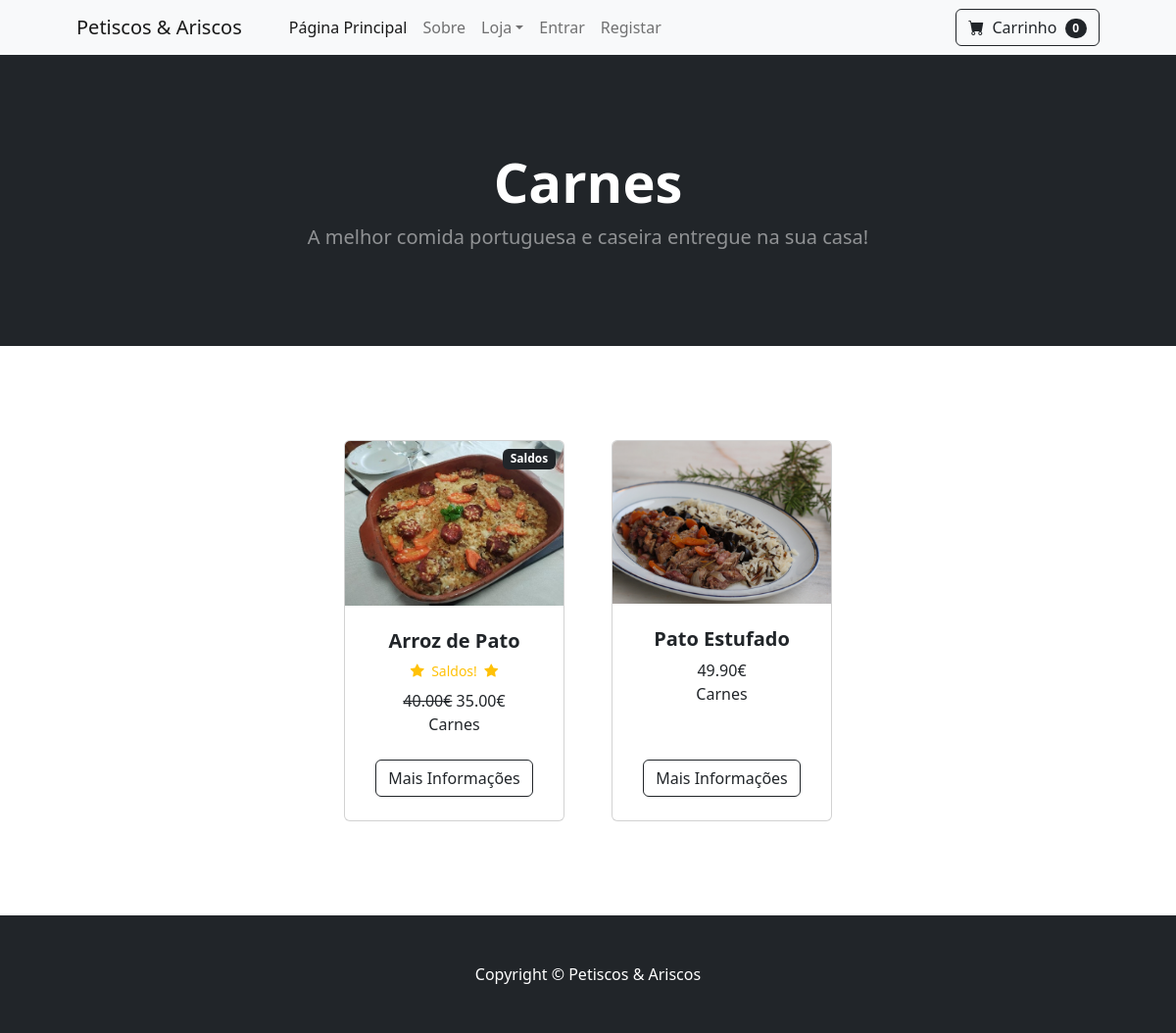
The page /category/Carnes on the database its author committed.
### mystore/models.py (models this page shows, shortened)
class Categories(models.Model):
    name = models.CharField(max_length=50)
    def __str__(self):
        return self.name
    class Meta:
        verbose_name_plural = "Categories"

class Products(models.Model):
    name = models.CharField(max_length=100)
    price = models.DecimalField(default=0, decimal_places=2, max_digits=6)
    category = models.ForeignKey(Categories, on_delete=models.CASCADE, default=1)
    description = models.CharField(max_length=250, default='', blank=True, null=True)
    image = models.ImageField(upload_to='uploads/product/')
    is_sale = models.BooleanField(default=False)
    sale_price = models.DecimalField(default=0, decimal_places=2, max_digits=6)
    class Meta:
        verbose_name_plural = "Products"

### mystore/views.py (the view)
# urls.py: path('category/<str:cn>', views.category, name='category'),
def category(request, cn):
    try:
        category = Categories.objects.get(name=cn)
        products = Products.objects.filter(category=category)
        return render(request, 'category.html', {'products': products, 'category': category})
    except Categories.DoesNotExist:
        messages.error(request, 'Desculpa, neste momento não há produtos desta categoria.')
        return redirect('home')

### cart/cart.py (called while the page is built)
    def __len__(self):
        return len(self.cart)

### cart/context_processors.py (called while the page is built)
def cart(request):
    return {'cart': Cart(request)}

### mystore/templates/category.html
{% extends 'base.html' %}
{% block content %}
        <header class="bg-dark py-5">
            <div class="container px-4 px-lg-5 my-5">
                <div class="text-center text-white">
                    <h1 class="display-4 fw-bolder">{{ category }}</h1>
                    <p class="lead fw-normal text-white-50 mb-0">A melhor comida portuguesa e caseira entregue na sua casa!</p>
                </div>
            </div>
        </header>
        <section class="py-5">
            <div class="container px-4 px-lg-5 mt-5">
                <div class="row gx-4 gx-lg-5 row-cols-2 row-cols-md-3 row-cols-xl-4 justify-content-center">
                    {% for product in products %}
                        {% if product.is_sale %}
                        <div class="col mb-5">
                            <div class="card h-100">
                                <div class="badge bg-dark text-white position-absolute" style="top: 0.5rem; right: 0.5rem">Saldos</div>
                                <img class="card-img-top" src="{{ product.image.url }}" alt="..." />
                                <div class="card-body p-4">
                                    <div class="text-center">
                                        <h5 class="fw-bolder">{{ product.name }}</h5>
                                        <div class="d-flex justify-content-center small text-warning mb-2">
                                        <div class="bi-star-fill"></div>&nbsp;&nbsp;Saldos!&nbsp;&nbsp;
                                        <div class="bi-star-fill"></div></div>
                                        <strike>{{ product.price }}€</strike>
                                        {{ product.sale_price }}€
                                        <br>
                                        {{ product.category }}
                                    </div>
                                </div>
                                <div class="card-footer p-4 pt-0 border-top-0 bg-transparent">
                                    <div class="text-center"><a class="btn btn-outline-dark mt-auto" href="{% url 'product' product.id %}">Mais Informações</a></div>
                                </div>
                            </div>
                        </div>
                        {% else %}
                    <div class="col mb-5">
                        <div class="card h-100">
                            <img class="card-img-top" src="{{ product.image.url }}" alt="..." />
                            <div class="card-body p-4">
                                <div class="text-center">
                                    <h5 class="fw-bolder">{{ product.name }}</h5>
                                    {{ product.price }}€
                                    <br>
                                    {{ product.category }}
                                </div>
                            </div>
                            <div class="card-footer p-4 pt-0 border-top-0 bg-transparent">
                                <div class="text-center"><a class="btn btn-outline-dark mt-auto" href="{% url 'product' product.id %}">Mais Informações</a></div>
                            </div>
                        </div>
                    </div>
                        {% endif %}
                    {% endfor %}
                </div>
            </div>
        </section>
{% endblock %}

### rows shown on the page
Categories: name "Carnes"
Products: image (picture), name "Arroz de Pato", price "40.00", sale_price "35.00", category "Carnes"
Products: image (picture), name "Pato Estufado", price "49.90", category "Carnes"

### other values the page prints
{{ cart|length }} "0"
